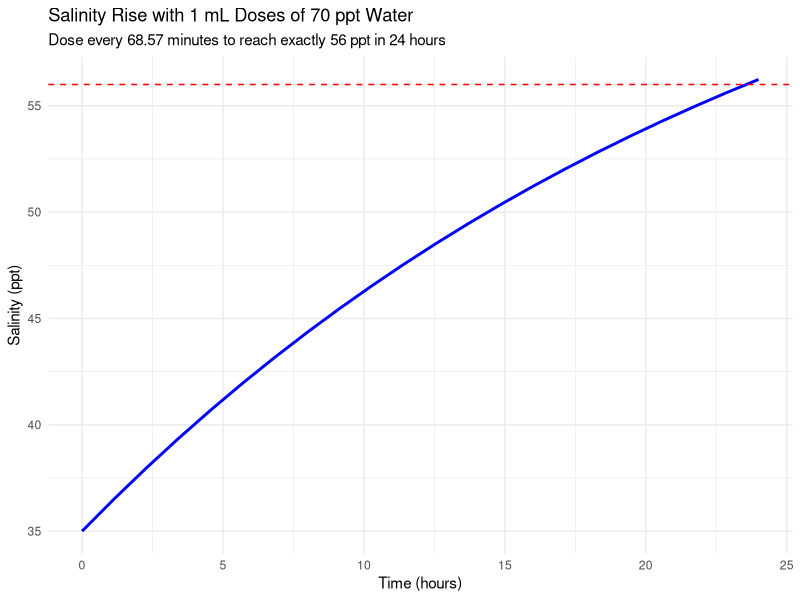

Write the R code that produced this figure.
## ---- chunk 1
knitr::opts_chunk$set(echo = TRUE)
## ---- chunk 2
# Parameters
S0 <- 35        # Initial salinity
S_target <- 56  # Target salinity
S_added <- 70   # Added water salinity
V <- 23         # Tank volume
dose_volume <- 1  # Constant dose volume (mL)
duration_hours <- 24

# Solve for number of doses (n)
r <- 1 - dose_volume / V
n <- log((S_target - S_added) / (S0 - S_added)) / log(r)
n <- ceiling(n)  # Round up to nearest whole dose

# Calculate dose interval
interval_minutes <- (duration_hours * 60) / n
cat("⏱️ Dose 1 mL every", round(interval_minutes, 2), "minutes to reach 56 ppt in 24 hours.\n")
cat("🔁 Total doses:", n, "\n")

# Simulate salinity change
salinity <- numeric(n + 1)
salinity[1] <- S0
time_hours <- seq(0, duration_hours, length.out = n + 1)

for (i in 1:n) {
  salinity[i + 1] <- ((V - dose_volume) * salinity[i] + dose_volume * S_added) / V
}

# Plot
library(ggplot2)
df <- data.frame(Time = time_hours, Salinity = salinity)

ggplot(df, aes(x = Time, y = Salinity)) +
  geom_line(color = "blue", size = 1) +
  geom_hline(yintercept = S_target, linetype = "dashed", color = "red") +
  labs(
    title = "Salinity Rise with 1 mL Doses of 70 ppt Water",
    subtitle = paste("Dose every", round(interval_minutes, 2), "minutes to reach exactly 56 ppt in 24 hours"),
    x = "Time (hours)",
    y = "Salinity (ppt)"
  ) +
  theme_minimal()
